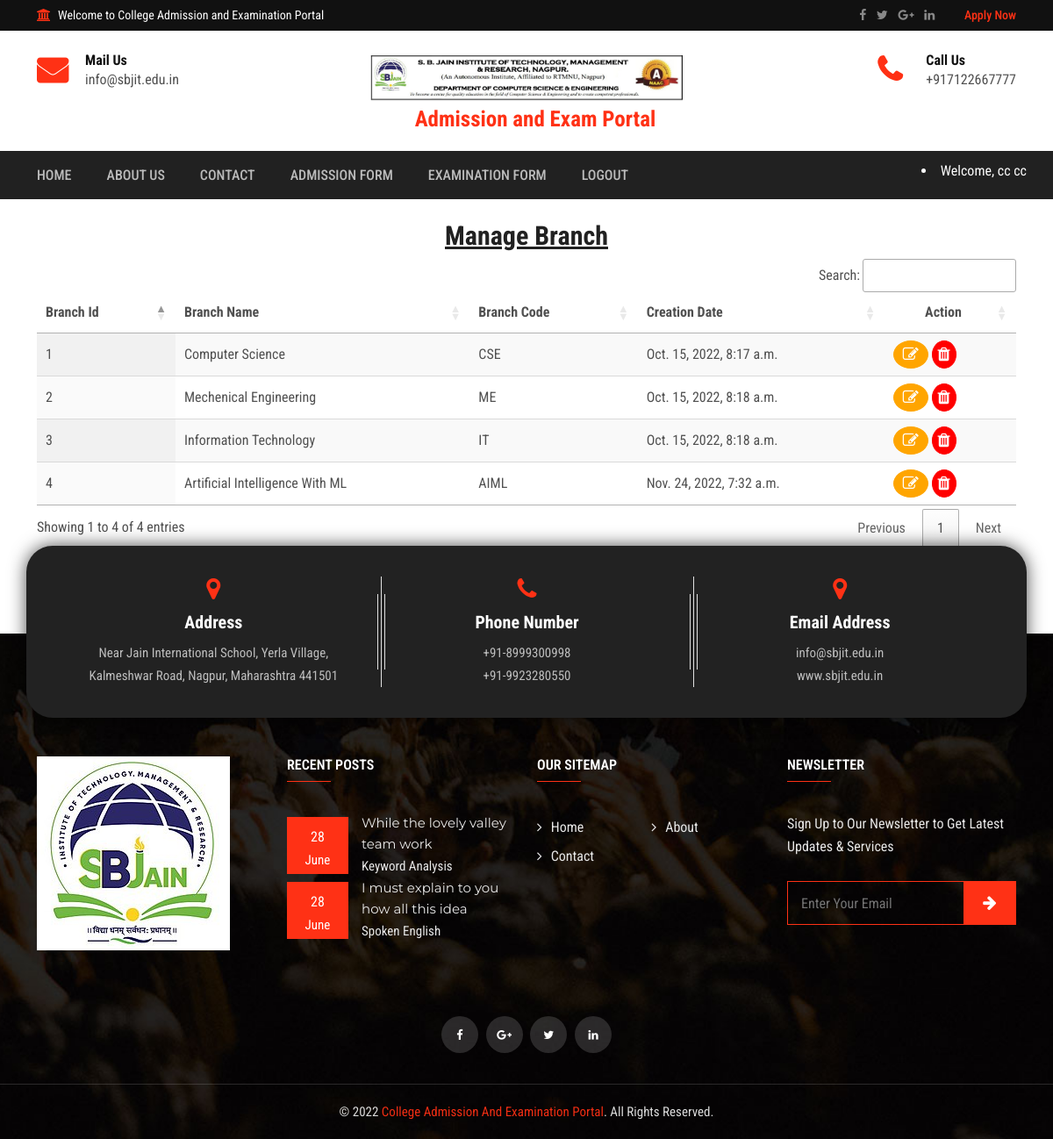
The app's page /manage-branch/ (signed in) with its own data.
### collegeapp/models.py (models this page shows, shortened)
class Branch(models.Model):
    name = models.CharField(max_length=100, null=True, blank=True)
    code = models.CharField(max_length=100, null=True, blank=True)
    created = models.DateTimeField(auto_now_add=True, blank=True)

### collegeapp/views.py (the view)
# urls.py: path('manage-branch/', manage_branch, name='manage_branch'),
def manage_branch(request):
    branch = Branch.objects.all()
    return render(request, 'manage_branch.html', locals())

### collegeapp/templates/manage_branch.html
{% include 'index.html' %}
{% load static %}
{% load custom_tags %}
{% block body %}
<div class="shop-cart mt-4">
  <div class="container">
    <div class="section-wrapper">
        <h2 class="mb-2" align="center"> <u>Manage Branch</u>
        </h2>
      <div class="cart-top">
        <table id="example" class="display nowrap" style="width: 100%">
          <thead>
            <tr>
              <th>Branch Id</th>
              <th>Branch Name</th>
              <th>Branch Code</th>
              <th>Creation Date</th>
              <th style="text-align: center">Action</th>
            </tr>
          </thead>
          <tbody>
            {% for i in branch %}
            <tr>
              <td>{{i.id}}</td>
              <td>{{i.name}}</td>
              <td>{{i.code}}</td>
              <td>{{i.created}}</td>
              <td>
                    <a href="/change-branch/{{i.id}}/" title="Edit Branch">
                        <i class="fa fa-edit" style="font-size:18px;color:white;border-radius:50%;border:1px solid orange;padding:6px;padding-left:10px;padding-right:10px;background-color:orange"></i>
                    </a>
                    <a href="/delete-branch/{{i.id}}/" title="Delete Branch" onclick="return confirm('Are your sure?')">
                        <i  class="fa fa-trash" style="font-size:18px;color:white;border-radius:50%;border:1px solid red;padding:6px;background-color:red"></i>
                    </a>
              </td>
            </tr>
            {% endfor %}
          </tbody>
        </table>
      </div>
    </div>
  </div>
</div>
{% include 'tablecdn.html' %}
{% include 'footer.html' %}
{% endblock %}

### collegeapp/templates/index.html (shortened to what this page needs)
<!DOCTYPE html>
{% load static %}
<html lang="zxx">
<head>
    <link rel="stylesheet" type="text/css" href="{% static 'css/bootstrap.min.css' %}">
    <link rel="stylesheet" type="text/css" href="{% static 'css/font-awesome.min.css' %}">
    <link rel="stylesheet" type="text/css" href="{% static 'css/animate.css' %}">
    <link rel="stylesheet" type="text/css" href="{% static 'css/owl.carousel.css' %}">
    <link rel="stylesheet" type="text/css" href="{% static 'css/slick.css' %}">
    <link rel="stylesheet" type="text/css" href="{% static 'css/magnific-popup.css' %}">
    <link rel="stylesheet" type="text/css" href="{% static 'css/off-canvas.css' %}">
    <link rel="stylesheet" type="text/css" href="{% static 'css/rsmenu-main.css' %}">
    <link rel="stylesheet" type="text/css" href="{% static 'css/rsmenu-transitions.css' %}">
    <link rel="stylesheet" type="text/css" href="{% static 'style.css' %}">
    <link rel="stylesheet" type="text/css" href="{% static 'css/responsive.css' %}">
    <link rel="stylesheet" href="https://cdnjs.cloudflare.com/ajax/libs/font-awesome/4.7.0/css/font-awesome.min.css">
</head>
<body class="home1">
    <div class="full-width-header">
        <div class="rs-toolbar">
            <div class="container">
                <div class="row">
                    <div class="col-md-6">
                        <div class="rs-toolbar-left">
                            <div class="welcome-message">
                                <i class="fa fa-bank"></i><span>Welcome to College Admission and Examination Portal</span>
                            </div>
                        </div>
                    </div>
                    <div class="col-md-6">
                        <div class="rs-toolbar-right">
                            <div class="toolbar-share-icon">
                                <ul>
                                    <li><a href="https://www.facebook.com/officialsbjain/" target="_blank"><i class="fa fa-facebook"></i></a></li>
                                    <li><a href="https://twitter.com/officialsbjain?s=09" target="_blank"><i class="fa fa-twitter"></i></a></li>
                                    <li><a href="https://www.sbjit.edu.in/" target="_blank"><i class="fa fa-google-plus"></i></a></li>
                                    <li><a href="https://www.linkedin.com/in/s-b-jain-nagpur-7a65a3153/" target="_blank"><i class="fa fa-linkedin"></i></a></li>
                                </ul>
                            </div>
                            <a href="/student-register/" class="apply-btn">Apply Now</a>
                        </div>
                    </div>
                </div>
            </div>
        </div>
        <header id="rs-header" class="rs-header">
            <div class="rs-header-top">
                <div class="container">
                    <div class="row">
                        <div class="col-md-4 col-sm-12">
                            <div class="header-contact">
                                <div id="info-details" class="widget-text">
                                    <i class="fa fa-envelope"></i>
                                    <div class="info-text">
                                        <a href="mailto:info@domain.com">
						                    	<span>Mail Us</span>
												info@sbjit.edu.in
											</a>
                                    </div>
                                </div>
                            </div>
                        </div>
                        <div class="col-md-4 col-sm-12">
                            <div class="logo-area text-center">
                                <a href="/"><img src="{% static 'images/college logo photo.png' %}" style="width:600px;height:60px;padding-bottom: 0.5rem;" alt="logo">
                                    <b style="font-size:25px;margin-left:20px;font-weight:bold">Admission and Exam Portal</b>
                                </a>
                            </div>
                        </div>
                        <div class="col-md-4 col-sm-12">
                            <div class="header-contact pull-right">
                                <div id="phone-details" class="widget-text">
                                    <i class="fa fa-phone"></i>
                                    <div class="info-text">
                                        <a href="tel:4155551234">
						                    	<span>Call Us</span>
												+917122667777
											</a>
                                    </div>
                                </div>
                            </div>
                        </div>
                    </div>
                </div>
            </div>
            <div class="menu-area menu-sticky">
                <div class="container">
                    <div class="main-menu">
                        <div class="row relative">
                            <div class="col-sm-12">
                                <nav class="rs-menu">
                                    <ul class="nav-menu">
                                        <li><a href="/" class="home">Home</a>
                                        </li>
                                        <li> <a href="/about/">About Us</a>
                                        </li>
                                        <li> <a href="/contact/">Contact</a></li>
                                        {% if request.user.is_authenticated %}
                                        {% if request.user.is_staff %}
                                            <li class="menu-item-has-children"> <a href="#">Branch</a>
                                                <ul class="sub-menu">
                                                    <li><a href="/add-branch/">Add Branch</a></li>
                                                    <li><a href="/manage-branch/">Manage Branch</a></li>
                                                </ul>
                                            </li>
                                            <li class="menu-item-has-children"> <a href="#">Semester</a>
                                                <ul class="sub-menu">
                                                    <li><a href="/add-semester/">Add Semester</a></li>
                                                    <li><a href="/manage-semester/">Manage Semester</a></li>
                                                </ul>
                                            </li>
                                            <li class="menu-item-has-children"> <a href="#">Subject</a>
                                                <ul class="sub-menu">
                                                    <li><a href="/add-subject/">Add Subject</a></li>
                                                    <li><a href="/manage-subject/">Manage Subject</a></li>
                                                </ul>
                                            </li>
                                            <li class="menu-item-has-children"> <a href="#">Admission</a>
                                                <ul class="sub-menu">
                                                    <li><a href="/admission-data/?status=1">Pending Admission</a></li>
                                                    <li><a href="/admission-data/?status=3">Rejected Admission</a></li>
                                                    <li><a href="/admission-data/?status=2">Completed Admission</a></li>
                                                    <li><a href="/admission-data/?status=4">Payment Pending Admission</a></li>
                                                    <li><a href="/admission-data/?status=5">Payment Completed Admission</a></li>
                                                </ul>
                                            </li>
                                            <li class="menu-item-has-children"> <a href="#">Examination</a>
                                                <ul class="sub-menu">
                                                    <li><a href="/examination-data/?status=1">Pending Examination Data</a></li>
                                                    <li><a href="/examination-data/?status=2">Verified Examination Data</a></li>
                                                    <li><a href="/examination-data/?status=3">Rejected Examination Data</a></li>
                                                    <li><a href="/examination-data/?status=4">Payment Pending Examination Data</a></li>
                                                    <li><a href="/examination-data/?status=5">Payment Completed Examination Data</a></li>
                                                </ul>
                                            </li>
                                            <li> <a href="/logout/">Logout</a></li>
                                        {% else %}
                                            <li> <a href="/complete-registration/">Admission Form</a></li>
                                            <li> <a href="/exam-process">Examination Form</a></li>
                                            <li> <a href="/logout/">Logout</a></li>
                                        {% endif %}
                                        {% else %}
                                            <li> <a href="/student-register/">Register</a></li>
                                            <li> <a href="/login/">Login</a></li>
                                            <li> <a href="/admin-login/">Admin Login</a></li>
                                        {% endif %}
                                    </ul>
                                </nav>
                                <div class="right-bar-icon rs-offcanvas-link text-right">
                                    {% if request.user.is_authenticated %}
                                    {% if request.user.is_staff %}
                                    <li style="color:white;padding-top:10px">Welcome, {{request.user.username}}</li>
                                    {% else %}
                                    <li style="color:white;padding-top:10px">Welcome, {{request.user.first_name}} {{request.user.last_name}}</li>
                                    {% endif %}
                                    {% endif %}
                                </div>
                            </div>
                        </div>
                    </div>
                </div>
            </div>
        </header>
    </div>
</body>
</html>

### collegeapp/static/css/off-canvas.css (style rules this page uses)
.rs-menu.rs-menu-close, .sidebar_nav.navbar-inverse { background: transparent; }

### collegeapp/static/css/rsmenu-main.css (style rules this page uses)
.rs-menu { float: left; clear: both; width: 100%; font-size: 0; position: relative; }
.rs-menu ul, .rs-menu li, .rs-menu p, .rs-menu a, .rs-menu div, .rs-menu i { border: 0; margin: 0; padding: 0; }
.rs-menu li { display: block; vertical-align: top; position: relative; }
.rs-menu a { display: block; padding: 16px; }
.rs-menu a { color: #bbb; -webkit-tap-highlight-color: rgba(0, 0, 0, 0); }
.nav-menu>li>a { font-size: 14px; text-transform: uppercase; font-weight: 500; height: 55px; line-height: 55px; }
.rs-menu a { padding: 0px 20px; }
.inner-page .rs-menu ul.nav-menu>li>a, .home3 .rs-menu ul.nav-menu>li>a, .home1 .rs-menu ul.nav-menu>li>a { padding: 0; }
.inner-page .rs-menu ul.nav-menu>li, .home3 .rs-menu ul.nav-menu>li, .home1 .rs-menu ul.nav-menu>li { margin-right: 40px }
.home1 .rs-menu ul.nav-menu>li:last-child { margin-right: 0; }
.rs-menu ul, .home1 .rs-menu ul, .home4 .rs-menu ul { text-align: left; }
.rs-menu li { font-size: 14px; }
.nav-menu { position: relative; }
@media screen and (min-width: 992px) { .rs-menu { height: auto !important; } }
@media screen and (min-width: 992px) { .rs-menu li { display: inline-block; } }

### records on screen
Branch: id "1", name "Computer Science", code "CSE", created "Oct. 15, 2022, 8:17 a.m."
Branch: id "2", name "Mechenical Engineering", code "ME", created "Oct. 15, 2022, 8:18 a.m."
Branch: id "3", name "Information Technology", code "IT", created "Oct. 15, 2022, 8:18 a.m."
Branch: id "4", name "Artificial Intelligence With ML", code "AIML", created "Nov. 24, 2022, 7:32 a.m."

### other values on screen
{{ request.user.first_name }} "cc"
{{ request.user.last_name }} "cc"
